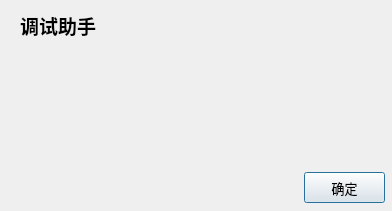
<?xml version="1.0" encoding="UTF-8"?>
<ui version="4.0">
 <class>AboutDialog</class>
 <widget class="QDialog" name="AboutDialog">
  <property name="geometry">
   <rect>
    <x>0</x>
    <y>0</y>
    <width>392</width>
    <height>211</height>
   </rect>
  </property>
  <property name="font">
   <font>
    <pointsize>14</pointsize>
   </font>
  </property>
  <property name="windowTitle">
   <string>Dialog</string>
  </property>
  <widget class="QLabel" name="label">
   <property name="geometry">
    <rect>
     <x>20</x>
     <y>10</y>
     <width>341</width>
     <height>31</height>
    </rect>
   </property>
   <property name="font">
    <font>
     <weight>75</weight>
     <bold>true</bold>
    </font>
   </property>
   <property name="text">
    <string>调试助手</string>
   </property>
  </widget>
  <widget class="QPushButton" name="pushButton">
   <property name="geometry">
    <rect>
     <x>304</x>
     <y>172</y>
     <width>81</width>
     <height>31</height>
    </rect>
   </property>
   <property name="font">
    <font>
     <pointsize>10</pointsize>
    </font>
   </property>
   <property name="text">
    <string>确定</string>
   </property>
  </widget>
 </widget>
 <resources/>
 <connections/>
</ui>
